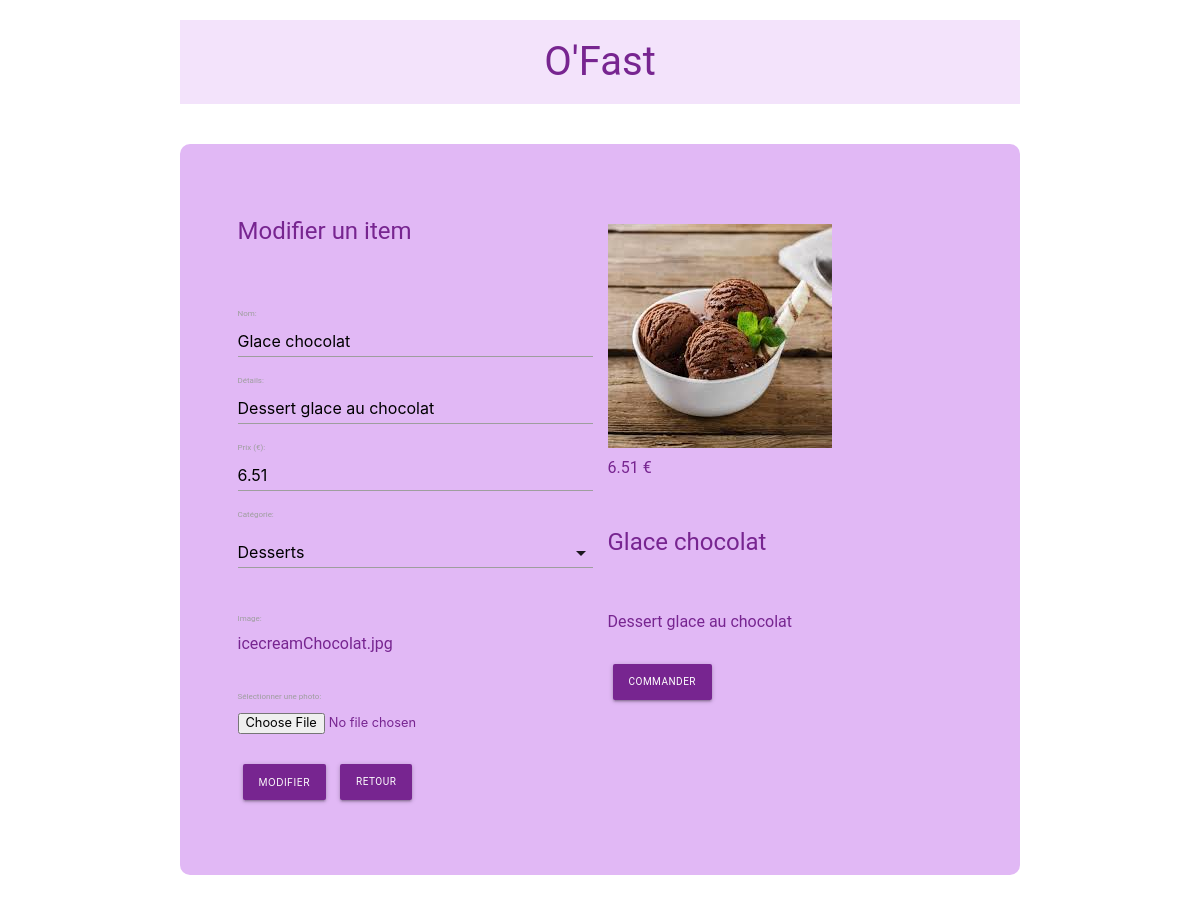
The app's page /admin/update.php?id=23 with its own data.
### tables this page shows
CREATE TABLE IF NOT EXISTS `items` (
  `id` int(11) NOT NULL AUTO_INCREMENT,
  `name` varchar(100) NOT NULL,
  `description` varchar(250) NOT NULL,
  `price` float NOT NULL,
  `image` varchar(250) NOT NULL,
  `category` int(11) NOT NULL,
  PRIMARY KEY (`id`),
  KEY `category` (`category`)
);

### admin/update.php (called while the page is built, shortened)
<?php
    if(!empty($_GET['id']))
    {
        $id = checkInput(($_GET['id']));
    }
    if(!empty($_POST))
    {
        $name           = checkInput($_POST['name']);
        $description    = checkInput($_POST['description']);
        $price          = checkInput($_POST['price']);
        $category       = checkInput($_POST['category']);
        $image          = checkInput($_FILES['image']['name']);
        $imagePath      = '../image/' . basename($image);
        $imageExtension = pathinfo($imagePath, PATHINFO_EXTENSION);
        $isSucess       = true;
        if(empty($name))
        {
            $name_error         = "Remplir le champs";
            $isSucess           = false;
        }
        if(empty($description))
        {
            $description_error  = "Remplir le champs";
            $isSucess           = false;
        }
        if(empty($price))
        {
            $price_error        = "Remplir le champs";
            $isSucess           = false;
        }
        if(empty($category))
        {
            $category_error     = "Remplir le champs";
            $isSucess           = false;
        }
        if(empty($image))
        {
            $isImageUpdated     = false;
            $isSucess           = false;
        }
        else
        {
            $isImageUpdated = true;
            $isUploadSucess = true;
            if($imageExtension != "jpg" && $imageExtension != "png" && $imageExtension != "jpeg" && $imageExtension != "gif")
            {
                $image_error = "Seuls sont autorisés les fichiers: .jpg, .png, .jpeg, .gif";
                $isUploadSucess = false;
            }
            if(file_exists($imagePath))
            {
                $image_error = "Fichier déjà existant";
                $isUploadSucess = false;
            }
            if($_FILES["image"]["size"] > 500000)
            {
                $image_error = "Le fichier ne doit pas être supérieur à 500KB";
                $isUploadSucess = false;
            }
            if($isUploadSucess)
            {
                if(!move_uploaded_file($_FILES["image"]["tmp_name"],$imagePath))
                {
                    $image_error = " Erreur dans l'upload";
                    $isUploadSucess = false;
                }
            }
        }
        if(($isSucess && $isImageUpdated && $isUploadSucess) || ($isSucess && !$isImageUpdated))
        {
            $db = Database::connect();
            if($isImageUpdated)
            {
                $statement = $db->prepare("UPDATE  items set name = ?, description = ?, price = ?, category = ?,image = ? WHERE id = ?");
                $statement->execute(array($name,$description,$price,$category,$image,$id));
            }
           else
           {
                $statement = $db->prepare("UPDATE  items set name = ?, description = ?, price = ?, category = ? WHERE id = ?");
                $statement->execute(array($name,$description,$price,$category,$id));
           }
            Database::disconnect();
            header("Location:index.php");
        }
        else if($isImageUpdated && !$isUploadSucess)
        {
            $db = Database::connect();
            $statement = $db->prepare("SELECT image FROM  items  WHERE id = ?");
            $statement->execute(array($id));
            $item = $statement->fetch();
            $image = $item['image'];
            Database::disconnect();
        }
    }
    else
    {
        $db = Database::connect();
        $statement = $db->prepare("SELECT * FROM items WHERE id= ?");
        $statement->execute(array($id));
        $item = $statement->fetch();
        $name           = $item['name'];
        $description    = $item['description'];
        $price          = $item['price'];
        $image          = $item['image'];
    }
    function checkInput($data)
    {
        $data = trim($data);
        $data = stripslashes($data);
        $data = htmlspecialchars($data);
        return $data;
    }
    include 'layout.phtml';
?>

### admin/update.phtml (the view, shortened to what this page needs)
<div class="container admin">
    <div class="row">
        <div class="col s12 m6 l6">
            <h2>Modifier un item</h2>
            <br>
            <form class="form" role="form" action="<?php echo 'update.php?id='.$id; ?>" method="post" enctype="multipart/form-data">
                <div class="form_product">
                    <label for="name">Nom:</label>
                    <input type="text" id="name" name="name"  value="<?php echo $name; ?>">
                </div>
                <div class="form_product">
                    <label for="description">Détails:</label>
                    <input type="text" id="description" name="description"  value="<?php echo $description; ?>">
                </div>
                <div class="form_product">
                    <label for="price">Prix (€):</label>
                    <input type="number" step ="0.01" id="price" name="price"  value="<?php echo $price; ?>">
                </div>
                <div class="form_product">
                    <label for="category">Catégorie:</label>
                   <div class='input-field'>
                    </div>
                </div>
                <br>
                <div class="form_product">
                    <label>Image:</label>
                    <p><?php echo $image;?></p>
                    <br>
                    <label for="image">Sélectionner une photo:</label>
                    <br>
                    <input type="file" id="image" name="image">
                </div>
                <br>
                <div class="form_action">
                    <button class="btn waves-effect waves-light" type="submit" name="action">Modifier</button>
                    <a href="index.php"class="waves-effect waves-light btn">Retour</a>
                </div>
            </form>
        </div>
        <div class ="col s12 m6 l6 updateShow">
            <img src="<?php echo '../image/'. $image; ?>" alt="menuClassic">
            <br>
            <div><?php echo number_format((float) $price,2,'.',''). ' €' ; ?></div>
            <br>
            <div class="caption">
                <h2><?php echo $name; ?></h2>
                <br>
                <p><?php echo $description; ?></p>
                <br>
                <a href="#" class="waves-effect waves-light btn">Commander</a>
            </div>
        </div>
    </div>
</div>

### css/style.css (style rules this page uses)
html { font-size: 62.5%; }
body { box-sizing: border-box; font-family: 'Open Sans', sans-serif; font-family: 'Roboto', sans-serif; width: 100%; font-size: 1.6em; line-height: 25px; color: #772590; }
.admin { background-color: #e1b8f5; padding:50px; margin-bottom:40px; border-radius: 10px; }
.admin h2 { font-size: 1.5em; padding-bottom:15px; }
.admin .waves-effect { font-size:10px; margin:5px 5px; background-color:#772590; color:#ffffff; }
#image { font-size:80%; }
.updateShow { margin-top:30px; }

### records on screen
items: name "Glace chocolat", description "Dessert glace au chocolat", price "6.51", image "icecreamChocolat.jpg", image (picture)
